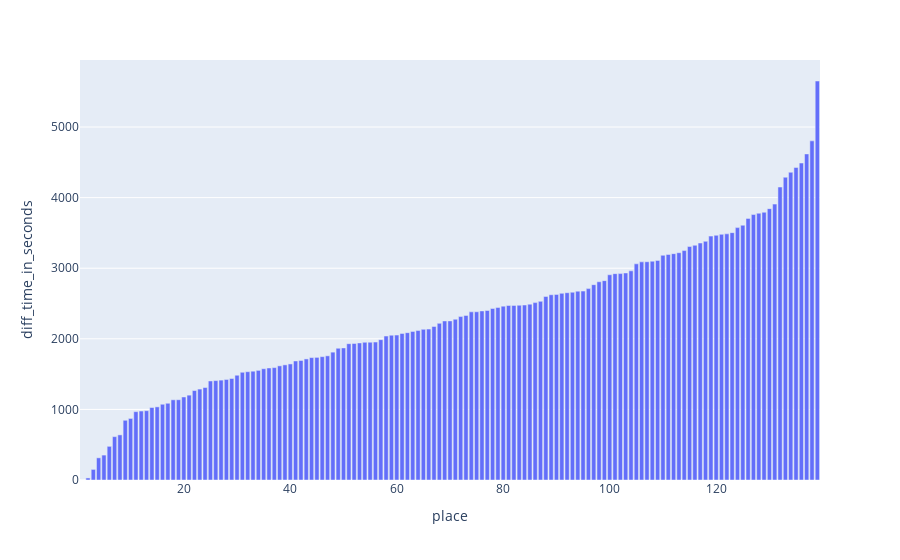

The cell this chart's notebook holds for it:
### Code cell
import plotly.express as px

fig = px.bar(
    fin[fin["sex"] == "M"],
    x="place",
    y="diff_time_in_seconds",
    hover_name="name",
)
fig.show()

### Figure 1 — Plotly figure (JSON) as saved in the notebook; plotly's stock layout.template omitted (floating-point values rounded to 4 significant figures; data arrays with more than 128 entries replaced by an {"elided": "..."} marker saying what was removed)
{"data": [{"alignmentgroup": "True", "hovertemplate": "<b>%{hovertext}</b><br><br>place=%{x}<br>diff_time_in_seconds=%{y}<extra></extra>", "hovertext": {"elided": "139 str values"}, "legendgroup": "", "marker": {"color": "#636efa", "pattern": {"shape": ""}}, "name": "", "offsetgroup": "", "orientation": "v", "showlegend": false, "textposition": "auto", "type": "bar", "x": {"elided": "139 int values"}, "xaxis": "x", "y": {"elided": "139 int values"}, "yaxis": "y"}], "layout": {"barmode": "relative", "legend": {"tracegroupgap": 0}, "margin": {"t": 60}, "xaxis": {"anchor": "y", "domain": [0, 1], "title": {"text": "place"}}, "yaxis": {"anchor": "x", "domain": [0, 1], "title": {"text": "diff_time_in_seconds"}}}}
